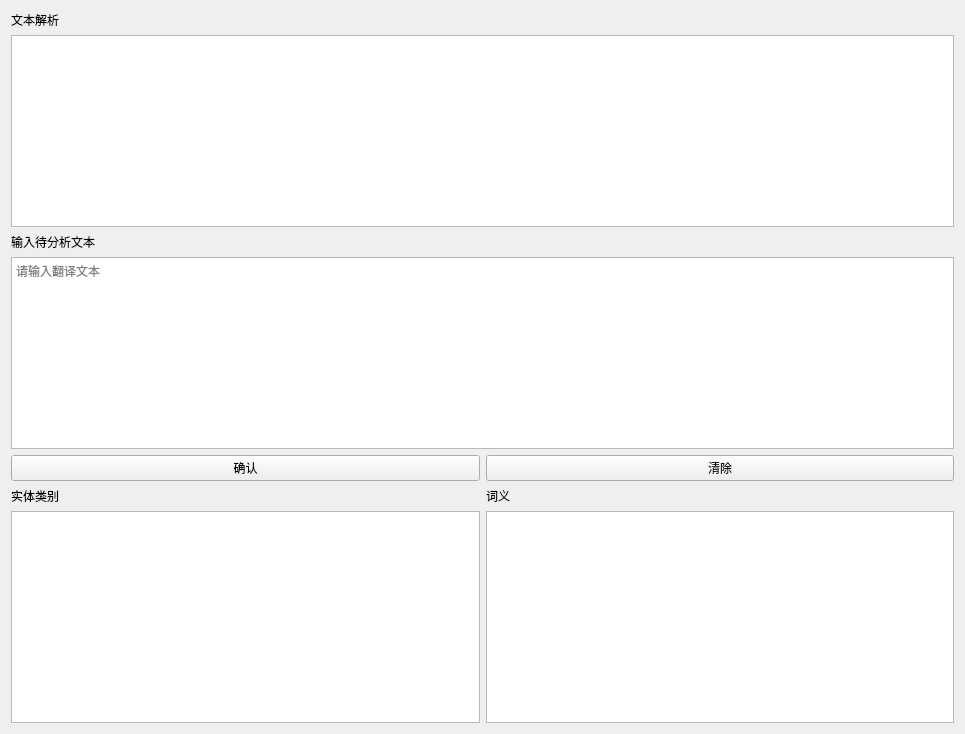
<?xml version="1.0" encoding="UTF-8"?>
<ui version="4.0">
 <class>Form</class>
 <widget class="QWidget" name="Form">
  <property name="geometry">
   <rect>
    <x>0</x>
    <y>0</y>
    <width>965</width>
    <height>734</height>
   </rect>
  </property>
  <property name="minimumSize">
   <size>
    <width>965</width>
    <height>734</height>
   </size>
  </property>
  <property name="maximumSize">
   <size>
    <width>965</width>
    <height>734</height>
   </size>
  </property>
  <property name="windowTitle">
   <string>中医文本翻译</string>
  </property>
  <layout class="QVBoxLayout" name="verticalLayout_5">
   <item>
    <layout class="QVBoxLayout" name="verticalLayout_6">
     <item>
      <layout class="QVBoxLayout" name="verticalLayout">
       <item>
        <widget class="QLabel" name="outtextlabel">
         <property name="text">
          <string>文本解析</string>
         </property>
        </widget>
       </item>
       <item>
        <widget class="QTextBrowser" name="outtextBrowser"/>
       </item>
      </layout>
     </item>
     <item>
      <layout class="QVBoxLayout" name="verticalLayout_3">
       <item>
        <widget class="QLabel" name="intextlabel">
         <property name="text">
          <string>输入待分析文本</string>
         </property>
        </widget>
       </item>
       <item>
        <widget class="QPlainTextEdit" name="intextEdit">
         <property name="placeholderText">
          <string>请输入翻译文本</string>
         </property>
        </widget>
       </item>
       <item>
        <layout class="QHBoxLayout" name="horizontalLayout">
         <item>
          <widget class="QPushButton" name="textbutton">
           <property name="text">
            <string>确认</string>
           </property>
          </widget>
         </item>
         <item>
          <widget class="QPushButton" name="clearButton">
           <property name="text">
            <string>清除</string>
           </property>
          </widget>
         </item>
        </layout>
       </item>
      </layout>
     </item>
    </layout>
   </item>
   <item>
    <layout class="QHBoxLayout" name="horizontalLayout_2">
     <item>
      <layout class="QVBoxLayout" name="verticalLayout_4">
       <item>
        <widget class="QLabel" name="label_2">
         <property name="text">
          <string>实体类别</string>
         </property>
        </widget>
       </item>
       <item>
        <widget class="QTextBrowser" name="textBrowser_2"/>
       </item>
      </layout>
     </item>
     <item>
      <layout class="QVBoxLayout" name="verticalLayout_2">
       <item>
        <widget class="QLabel" name="label">
         <property name="text">
          <string>词义</string>
         </property>
        </widget>
       </item>
       <item>
        <widget class="QTextBrowser" name="textBrowser"/>
       </item>
      </layout>
     </item>
    </layout>
   </item>
  </layout>
 </widget>
 <resources/>
 <connections/>
</ui>
